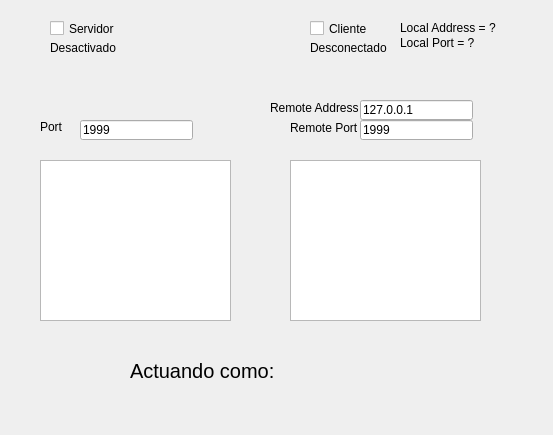
<?xml version="1.0" encoding="UTF-8"?>
<ui version="4.0">
 <class>Dialog</class>
 <widget class="QDialog" name="Dialog">
  <property name="geometry">
   <rect>
    <x>0</x>
    <y>0</y>
    <width>553</width>
    <height>435</height>
   </rect>
  </property>
  <property name="windowTitle">
   <string>Dialog</string>
  </property>
  <widget class="QCheckBox" name="checkBoxClient">
   <property name="geometry">
    <rect>
     <x>310</x>
     <y>20</y>
     <width>70</width>
     <height>17</height>
    </rect>
   </property>
   <property name="text">
    <string>Cliente</string>
   </property>
  </widget>
  <widget class="QCheckBox" name="checkBoxServer">
   <property name="geometry">
    <rect>
     <x>50</x>
     <y>20</y>
     <width>70</width>
     <height>17</height>
    </rect>
   </property>
   <property name="text">
    <string>Servidor</string>
   </property>
  </widget>
  <widget class="QPlainTextEdit" name="plainTextEditClient">
   <property name="geometry">
    <rect>
     <x>290</x>
     <y>160</y>
     <width>191</width>
     <height>161</height>
    </rect>
   </property>
  </widget>
  <widget class="QPlainTextEdit" name="plainTextEditServer">
   <property name="geometry">
    <rect>
     <x>40</x>
     <y>160</y>
     <width>191</width>
     <height>161</height>
    </rect>
   </property>
   <property name="sizeAdjustPolicy">
    <enum>QAbstractScrollArea::AdjustIgnored</enum>
   </property>
  </widget>
  <widget class="QLabel" name="labelConnectDisconnect">
   <property name="geometry">
    <rect>
     <x>310</x>
     <y>40</y>
     <width>81</width>
     <height>16</height>
    </rect>
   </property>
   <property name="text">
    <string>Desconectado</string>
   </property>
  </widget>
  <widget class="QLabel" name="labelActivateDesactivate">
   <property name="geometry">
    <rect>
     <x>50</x>
     <y>40</y>
     <width>71</width>
     <height>16</height>
    </rect>
   </property>
   <property name="text">
    <string>Desactivado</string>
   </property>
  </widget>
  <widget class="QLineEdit" name="lineEditClientRemotePort">
   <property name="geometry">
    <rect>
     <x>360</x>
     <y>120</y>
     <width>113</width>
     <height>20</height>
    </rect>
   </property>
   <property name="text">
    <string>1999</string>
   </property>
  </widget>
  <widget class="QLineEdit" name="lineEditClientRemoteAddress">
   <property name="geometry">
    <rect>
     <x>360</x>
     <y>100</y>
     <width>113</width>
     <height>20</height>
    </rect>
   </property>
   <property name="text">
    <string>127.0.0.1</string>
   </property>
  </widget>
  <widget class="QLabel" name="labelClientRemotePort">
   <property name="geometry">
    <rect>
     <x>290</x>
     <y>120</y>
     <width>71</width>
     <height>16</height>
    </rect>
   </property>
   <property name="text">
    <string>Remote Port</string>
   </property>
  </widget>
  <widget class="QLabel" name="labelClientRemoteAddress">
   <property name="geometry">
    <rect>
     <x>270</x>
     <y>100</y>
     <width>91</width>
     <height>16</height>
    </rect>
   </property>
   <property name="text">
    <string>Remote Address</string>
   </property>
  </widget>
  <widget class="QLineEdit" name="lineEditServerPort">
   <property name="geometry">
    <rect>
     <x>80</x>
     <y>120</y>
     <width>113</width>
     <height>20</height>
    </rect>
   </property>
   <property name="text">
    <string>1999</string>
   </property>
  </widget>
  <widget class="QLabel" name="labelServerPort">
   <property name="geometry">
    <rect>
     <x>40</x>
     <y>120</y>
     <width>47</width>
     <height>13</height>
    </rect>
   </property>
   <property name="text">
    <string>Port</string>
   </property>
  </widget>
  <widget class="QLabel" name="labelClientLocalPort">
   <property name="geometry">
    <rect>
     <x>400</x>
     <y>33</y>
     <width>151</width>
     <height>20</height>
    </rect>
   </property>
   <property name="text">
    <string>Local Port = ?</string>
   </property>
  </widget>
  <widget class="QLabel" name="labelClientLocalAddress">
   <property name="geometry">
    <rect>
     <x>400</x>
     <y>20</y>
     <width>151</width>
     <height>16</height>
    </rect>
   </property>
   <property name="text">
    <string>Local Address = ?</string>
   </property>
  </widget>
  <widget class="QLabel" name="labelInformationServerClient">
   <property name="geometry">
    <rect>
     <x>130</x>
     <y>350</y>
     <width>331</width>
     <height>41</height>
    </rect>
   </property>
   <property name="baseSize">
    <size>
     <width>0</width>
     <height>0</height>
    </size>
   </property>
   <property name="font">
    <font>
     <pointsize>15</pointsize>
    </font>
   </property>
   <property name="frameShape">
    <enum>QFrame::NoFrame</enum>
   </property>
   <property name="lineWidth">
    <number>1</number>
   </property>
   <property name="text">
    <string>Actuando como:</string>
   </property>
   <property name="indent">
    <number>-1</number>
   </property>
  </widget>
 </widget>
 <resources/>
 <connections/>
</ui>
